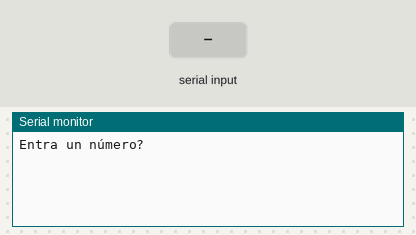
The sketch below on a simulated Arduino Uno, built with avr-gcc and run on an emulated ATmega328P. Shown: the last lines printed to the serial monitor. The test bench sets the inputs (shaded band).

Above: at 1.2 s.
1.3 s: "90,45\n" received over Serial
At 1.7 s:
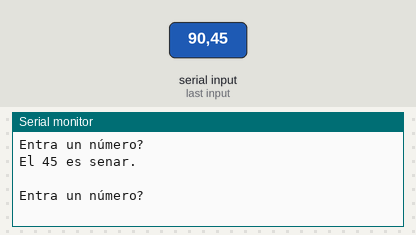
2.8 s: "30,150\n" received over Serial
At 4.2 s:
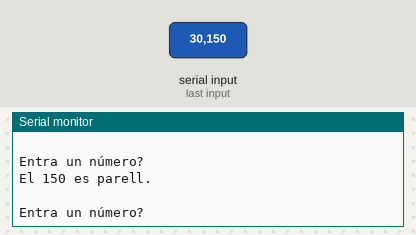

Measured:
- after the input at 1.3 s, the serial monitor: prints a new line at once (image 1)
- after the input at 2.8 s, the serial monitor: prints a new line at once (image 2)

The sketch:

PRO04.ino
```cpp
/**********************************************************************************
**                                                                               **
**                          Control Structures                                   **
**                                                                               **
**  Sergio Martínez Martín                                                       **
**********************************************************************************/

//********** Includes *************************************************************
int num;
int residu;
//********** Variables ************************************************************
void setup() {

  Serial.begin(9600);
  Serial.println("Entra un número?");
}

void loop() {
 while (Serial.available() > 0) {
 num = Serial.parseInt();
 if (Serial.read() == '\n'){
 residu = num%2;

   if (residu == 1)

    {
       Serial.print("El ");
       Serial.print(num);
       Serial.println(" es senar.");
    }
    else
    {
       Serial.print("El ");
       Serial.print(num);
       Serial.println(" es parell.");
    }
  Serial.println(" ");
  Serial.println("Entra un número?");
  }
}
}
```
